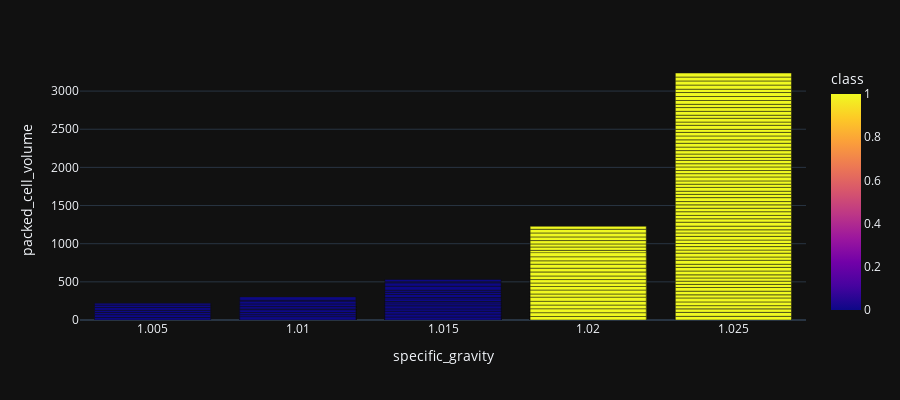

This figure's notebook cell:
### Code cell
px.bar(df, x="specific_gravity", y="packed_cell_volume", color='class', barmode='group', template = 'plotly_dark', height = 400)

### Figure 1 — Plotly figure (JSON) as saved in the notebook; plotly's stock layout.template omitted (floating-point values rounded to 4 significant figures; data arrays with more than 128 entries replaced by an {"elided": "..."} marker saying what was removed)
{"data": [{"alignmentgroup": "True", "hovertemplate": "specific_gravity=%{x}<br>packed_cell_volume=%{y}<br>class=%{marker.color}<extra></extra>", "legendgroup": "", "marker": {"color": {"elided": "400 int values"}, "coloraxis": "coloraxis", "pattern": {"shape": ""}}, "name": "", "offsetgroup": "", "orientation": "v", "showlegend": false, "textposition": "auto", "type": "bar", "x": {"elided": "400 float values"}, "xaxis": "x", "y": {"elided": "400 float values"}, "yaxis": "y"}], "layout": {"barmode": "group", "coloraxis": {"colorbar": {"title": {"text": "class"}}, "colorscale": [[0, "#0d0887"], [0.1111, "#46039f"], [0.2222, "#7201a8"], [0.3333, "#9c179e"], [0.4444, "#bd3786"], [0.5556, "#d8576b"], [0.6667, "#ed7953"], [0.7778, "#fb9f3a"], [0.8889, "#fdca26"], [1, "#f0f921"]]}, "height": 400, "legend": {"tracegroupgap": 0}, "margin": {"t": 60}, "xaxis": {"anchor": "y", "domain": [0, 1], "title": {"text": "specific_gravity"}}, "yaxis": {"anchor": "x", "domain": [0, 1], "title": {"text": "packed_cell_volume"}}}}
